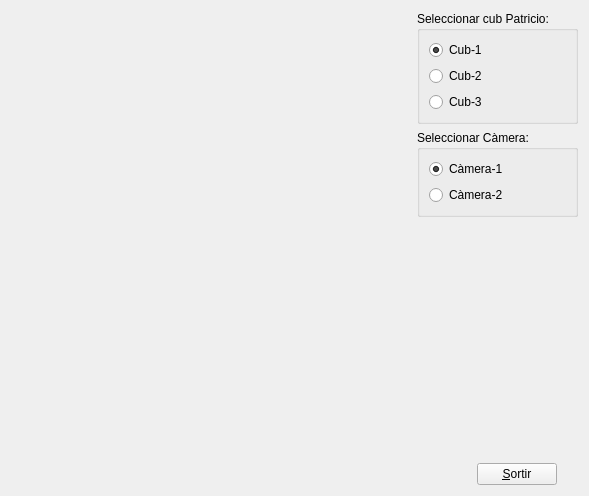
<?xml version="1.0" encoding="UTF-8"?>
<ui version="4.0">
 <class>MyForm</class>
 <widget class="QWidget" name="MyForm">
  <property name="geometry">
   <rect>
    <x>0</x>
    <y>0</y>
    <width>589</width>
    <height>496</height>
   </rect>
  </property>
  <property name="windowTitle">
   <string>IDI-Lab</string>
  </property>
  <layout class="QHBoxLayout" name="horizontalLayout_2">
   <item>
    <widget class="MyGLWidget" name="widget" native="true">
     <property name="sizePolicy">
      <sizepolicy hsizetype="Expanding" vsizetype="Expanding">
       <horstretch>0</horstretch>
       <verstretch>0</verstretch>
      </sizepolicy>
     </property>
     <property name="minimumSize">
      <size>
       <width>50</width>
       <height>50</height>
      </size>
     </property>
    </widget>
   </item>
   <item>
    <layout class="QVBoxLayout" name="verticalLayout_4">
     <item>
      <widget class="QGroupBox" name="groupBox">
       <property name="title">
        <string>Seleccionar cub Patricio:</string>
       </property>
       <layout class="QVBoxLayout" name="verticalLayout">
        <item>
         <widget class="QRadioButton" name="radioButton_6">
          <property name="text">
           <string>Cub-1</string>
          </property>
          <property name="checked">
           <bool>true</bool>
          </property>
         </widget>
        </item>
        <item>
         <widget class="QRadioButton" name="radioButton_7">
          <property name="text">
           <string>Cub-2</string>
          </property>
         </widget>
        </item>
        <item>
         <widget class="QRadioButton" name="radioButton_5">
          <property name="text">
           <string>Cub-3</string>
          </property>
         </widget>
        </item>
       </layout>
      </widget>
     </item>
     <item>
      <widget class="QGroupBox" name="groupBox_2">
       <property name="title">
        <string>Seleccionar Càmera:</string>
       </property>
       <layout class="QVBoxLayout" name="verticalLayout_2">
        <item>
         <widget class="QRadioButton" name="radioButton">
          <property name="text">
           <string>Càmera-1</string>
          </property>
          <property name="checked">
           <bool>true</bool>
          </property>
         </widget>
        </item>
        <item>
         <widget class="QRadioButton" name="radioButton_2">
          <property name="text">
           <string>Càmera-2</string>
          </property>
         </widget>
        </item>
       </layout>
      </widget>
     </item>
     <item>
      <spacer name="verticalSpacer">
       <property name="orientation">
        <enum>Qt::Vertical</enum>
       </property>
       <property name="sizeHint" stdset="0">
        <size>
         <width>20</width>
         <height>40</height>
        </size>
       </property>
      </spacer>
     </item>
     <item>
      <layout class="QHBoxLayout" name="horizontalLayout">
       <item>
        <spacer name="horizontalSpacer">
         <property name="orientation">
          <enum>Qt::Horizontal</enum>
         </property>
         <property name="sizeType">
          <enum>QSizePolicy::Fixed</enum>
         </property>
         <property name="sizeHint" stdset="0">
          <size>
           <width>40</width>
           <height>20</height>
          </size>
         </property>
        </spacer>
       </item>
       <item>
        <widget class="QPushButton" name="pushButton">
         <property name="sizePolicy">
          <sizepolicy hsizetype="Fixed" vsizetype="Fixed">
           <horstretch>0</horstretch>
           <verstretch>0</verstretch>
          </sizepolicy>
         </property>
         <property name="text">
          <string>&amp;Sortir</string>
         </property>
        </widget>
       </item>
      </layout>
     </item>
    </layout>
   </item>
  </layout>
 </widget>
 <customwidgets>
  <customwidget>
   <class>MyGLWidget</class>
   <extends>QWidget</extends>
   <header>MyGLWidget.h</header>
   <container>1</container>
   <slots>
    <signal>send1(bool)</signal>
    <signal>send2(bool)</signal>
    <signal>send3(bool)</signal>
    <signal>sendc1(bool)</signal>
    <signal>sendc2(bool)</signal>
    <slot>Cub1()</slot>
    <slot>Cub2()</slot>
    <slot>Cub3()</slot>
    <slot>cam1()</slot>
    <slot>cam2()</slot>
   </slots>
  </customwidget>
 </customwidgets>
 <resources/>
 <connections>
  <connection>
   <sender>pushButton</sender>
   <signal>clicked()</signal>
   <receiver>MyForm</receiver>
   <slot>close()</slot>
   <hints>
    <hint type="sourcelabel">
     <x>567</x>
     <y>487</y>
    </hint>
    <hint type="destinationlabel">
     <x>588</x>
     <y>495</y>
    </hint>
   </hints>
  </connection>
  <connection>
   <sender>radioButton_6</sender>
   <signal>clicked()</signal>
   <receiver>widget</receiver>
   <slot>Cub1()</slot>
   <hints>
    <hint type="sourcelabel">
     <x>465</x>
     <y>43</y>
    </hint>
    <hint type="destinationlabel">
     <x>351</x>
     <y>55</y>
    </hint>
   </hints>
  </connection>
  <connection>
   <sender>radioButton_7</sender>
   <signal>clicked()</signal>
   <receiver>widget</receiver>
   <slot>Cub2()</slot>
   <hints>
    <hint type="sourcelabel">
     <x>474</x>
     <y>79</y>
    </hint>
    <hint type="destinationlabel">
     <x>397</x>
     <y>82</y>
    </hint>
   </hints>
  </connection>
  <connection>
   <sender>radioButton_5</sender>
   <signal>clicked()</signal>
   <receiver>widget</receiver>
   <slot>Cub3()</slot>
   <hints>
    <hint type="sourcelabel">
     <x>473</x>
     <y>112</y>
    </hint>
    <hint type="destinationlabel">
     <x>399</x>
     <y>111</y>
    </hint>
   </hints>
  </connection>
  <connection>
   <sender>widget</sender>
   <signal>send1(bool)</signal>
   <receiver>radioButton_6</receiver>
   <slot>setChecked(bool)</slot>
   <hints>
    <hint type="sourcelabel">
     <x>382</x>
     <y>19</y>
    </hint>
    <hint type="destinationlabel">
     <x>460</x>
     <y>50</y>
    </hint>
   </hints>
  </connection>
  <connection>
   <sender>widget</sender>
   <signal>send2(bool)</signal>
   <receiver>radioButton_7</receiver>
   <slot>setChecked(bool)</slot>
   <hints>
    <hint type="sourcelabel">
     <x>351</x>
     <y>85</y>
    </hint>
    <hint type="destinationlabel">
     <x>443</x>
     <y>81</y>
    </hint>
   </hints>
  </connection>
  <connection>
   <sender>widget</sender>
   <signal>send3(bool)</signal>
   <receiver>radioButton_5</receiver>
   <slot>setChecked(bool)</slot>
   <hints>
    <hint type="sourcelabel">
     <x>322</x>
     <y>173</y>
    </hint>
    <hint type="destinationlabel">
     <x>434</x>
     <y>114</y>
    </hint>
   </hints>
  </connection>
  <connection>
   <sender>radioButton</sender>
   <signal>clicked()</signal>
   <receiver>widget</receiver>
   <slot>cam1()</slot>
   <hints>
    <hint type="sourcelabel">
     <x>453</x>
     <y>176</y>
    </hint>
    <hint type="destinationlabel">
     <x>389</x>
     <y>182</y>
    </hint>
   </hints>
  </connection>
  <connection>
   <sender>radioButton_2</sender>
   <signal>clicked()</signal>
   <receiver>widget</receiver>
   <slot>cam2()</slot>
   <hints>
    <hint type="sourcelabel">
     <x>447</x>
     <y>207</y>
    </hint>
    <hint type="destinationlabel">
     <x>389</x>
     <y>207</y>
    </hint>
   </hints>
  </connection>
  <connection>
   <sender>widget</sender>
   <signal>sendc1(bool)</signal>
   <receiver>radioButton</receiver>
   <slot>setChecked(bool)</slot>
   <hints>
    <hint type="sourcelabel">
     <x>375</x>
     <y>254</y>
    </hint>
    <hint type="destinationlabel">
     <x>517</x>
     <y>175</y>
    </hint>
   </hints>
  </connection>
  <connection>
   <sender>widget</sender>
   <signal>sendc2(bool)</signal>
   <receiver>radioButton_2</receiver>
   <slot>setChecked(bool)</slot>
   <hints>
    <hint type="sourcelabel">
     <x>348</x>
     <y>331</y>
    </hint>
    <hint type="destinationlabel">
     <x>509</x>
     <y>212</y>
    </hint>
   </hints>
  </connection>
 </connections>
</ui>
